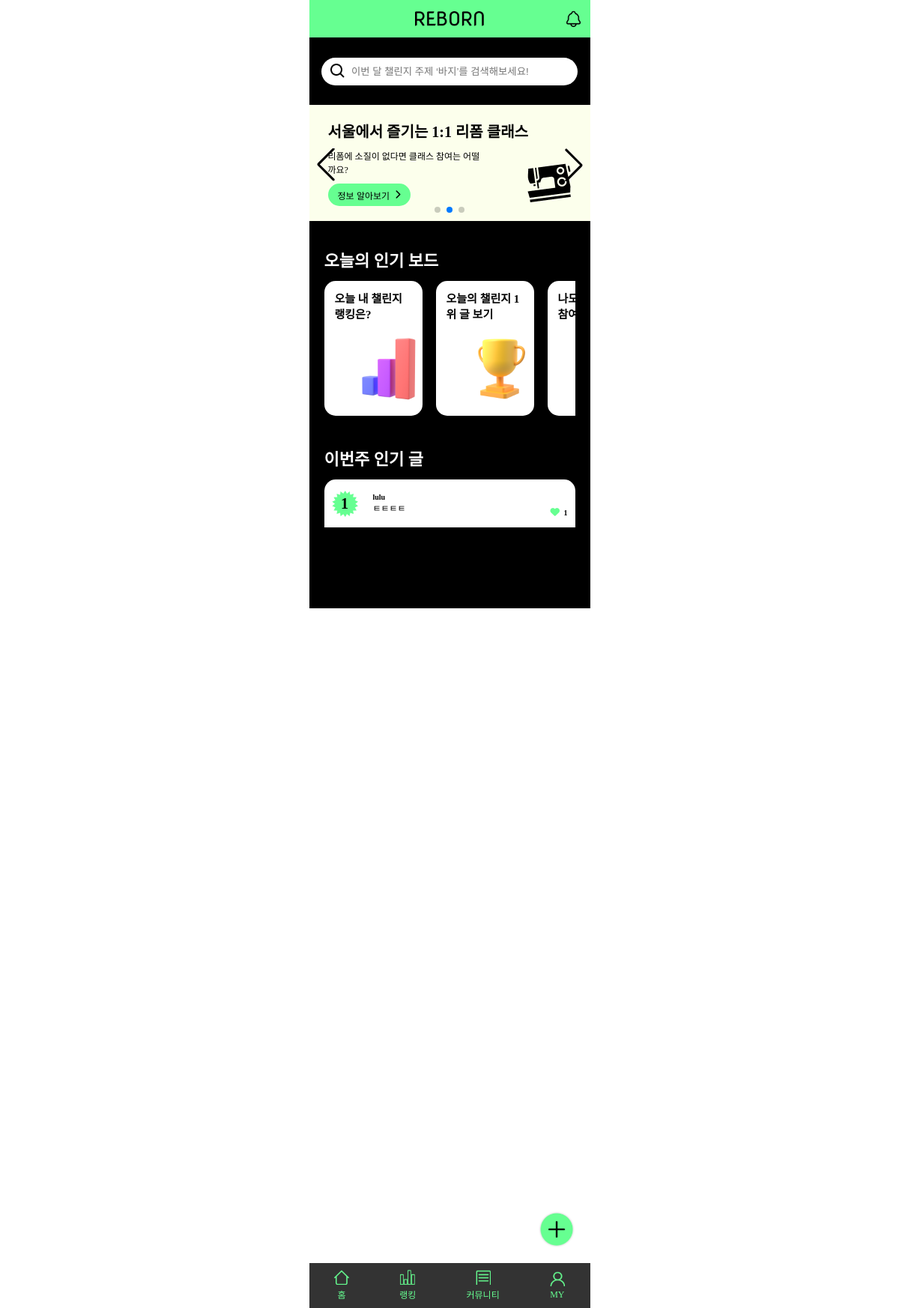
/, run on an earlier commit of the app's database.
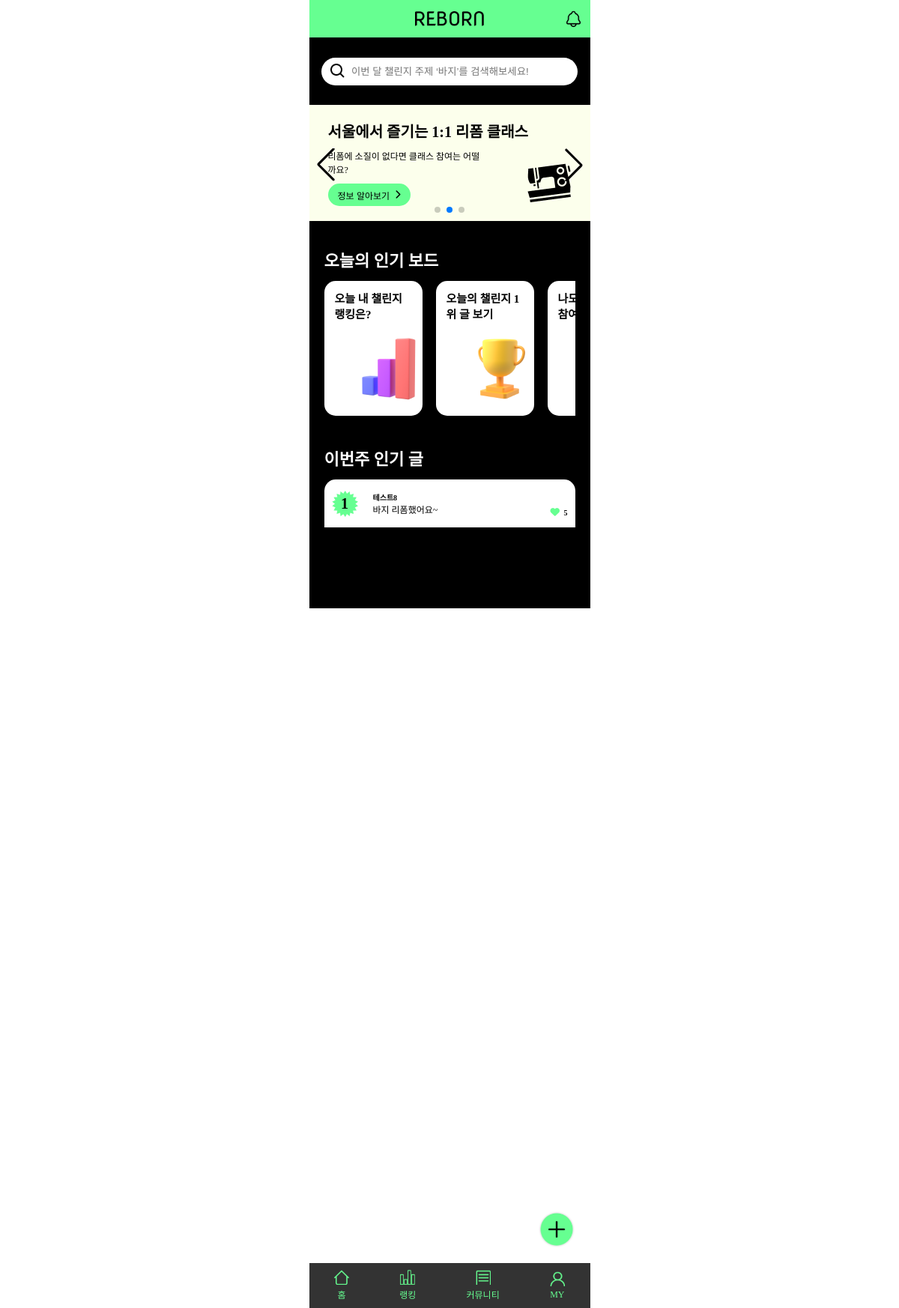
And on a later commit of the database.
### mainApp/models.py (models this page shows, shortened)
class Post(models.Model):
    title = models.CharField(max_length=50) # 글의 제목, 최대 길이는 50
    content = models.TextField() # 글의 본문
    created_at = models.DateTimeField(auto_now_add=True) # 생성일자
    author = models.ForeignKey(to = User, on_delete = models.CASCADE, related_name = "posts")
    category = models.ManyToManyField(to = Category, through = "PostCategory", related_name = "posts")
    like = models.ManyToManyField(to = User, through = "Like", related_name="liked_posts")
    image = models.ImageField(upload_to = upload_filepath, blank = True) # 이미지 업로드
    file = models.FileField(upload_to = upload_filepath, blank = True ) # 파일 업로드

### accountApp/models.py (models this page shows, shortened)
class User(AbstractBaseUser):
    email = models.EmailField(
        verbose_name='email',
        max_length=255,
        unique=True,
    )
    nickname = models.CharField(max_length=20)
    image = models.ImageField()
    is_active = models.BooleanField(default=True)
    is_admin = models.BooleanField(default=False)
    objects = UserManager()
    USERNAME_FIELD = 'email'
    REQUIRED_FIELDS = ['image', 'nickname']

### mainApp/views.py (the view)
# urls.py: path('', main, name='main'),
def main(request):
    users = User.objects.all()
    today = date.today()
    start_of_week = today - timedelta(days=today.weekday())
    weekly_posts = Post.objects.filter(created_at__date__gte=start_of_week) \
                .annotate(like_count=models.Count('like')) \
                .order_by('-like_count', '-id')[:3]
    today_posts = Post.objects.filter(created_at__date=today) \
                .annotate(like_count=models.Count('like')) \
                .order_by('-like_count', '-id')
    day_most_liked_post = today_posts.first()
    if  today_posts.filter(author=request.user.id):
        user_post = today_posts.filter(author=request.user.id).first()
    else :
        user_post = 0
    user_post_rank = list(today_posts).index(user_post) + 1 if user_post else 0
    query = request.GET.get('query', '')
    if query:
        posts = posts.filter(Q(title__icontains=query) | Q(content__icontains=query))
    return render(request, "mainApp/main.html", {'object_list': users, 'day_most_liked_post':day_most_liked_post,
                                                'weekly_posts':weekly_posts, 'user_post_rank':user_post_rank, 'query': query})

### mainApp/templates/mainApp/main.html (shortened to what this page needs)
<!DOCTYPE html>
{% load static %}
<html lang="en">
<head>
    <link rel="stylesheet" href="{% static 'css/hyunh.css' %}">
    <link rel="stylesheet" href="https://cdnjs.cloudflare.com/ajax/libs/font-awesome/6.0.0-beta3/css/all.min.css">
    <link rel="stylesheet" href="https://unpkg.com/swiper/swiper-bundle.min.css">
</head>
<body>
    <header class="community_header">
        <div class="community_header_left"></div>
        <a class="community_header_logo"><img src="../../../media/REBORN.png" alt="REBORN"></a>
        <a href="{% url 'mainApp:notice' %}" class="community_header_notice"><img src="../../../media/noticeBell.png" alt="알림"></a>
    </header>
    <main class="community_main">
        <form method="get" action="{% url 'mainApp:challengeList' %}" class="mainpg_main_search">
            <input type="text" id="query" name="query" value="{{ request.GET.query }}"
                class="community_main_search_input" placeholder="이번 달 챌린지 주제 ‘바지’를 검색해보세요!">
        </form>
        <div class="community_main_scroll">
            <section class="swiper-container">
                <div class="swiper-wrapper">
                    <div class="swiper-slide">
                        <img src="../../../media/mainBanner2.png" alt="배너2">
                        <div class="swiper-content">
                            <p class="swiper-content-title">서울에서 즐기는 1:1 리폼 클래스</p>
                            <p class="swiper-content-text">리폼에 소질이 없다면 클래스 참여는 어떨까요?</p>
                            <button class="swiper-content-btn">정보 알아보기 <i
                                    class="fa-solid fa-chevron-right"></i></button>
                        </div>
                    </div>
                </div>
                <div class="swiper-button-next"></div>
                <div class="swiper-button-prev"></div>
                <div class="swiper-pagination"></div>
            </section>
            <section class="mainpg_main_today">
                <div class="mainpg_main_today_title">오늘의 인기 보드</div>
                <div class="mainpg_main_today_content">
                    <div class="mainpg_main_today_item">
                        <p>오늘 내 챌린지 랭킹은?</p>
                        <img src="../../../media/today1.png" alt="랭킹">
                    </div>
                    <div class="mainpg_main_today_item">
                        <a href="{% url 'mainApp:challengeList' %}">
                            <p>오늘의 챌린지 1위 글 보기</p>
                            <img src="../../../media/today2.png" alt="랭킹">
                        </a>
                    </div>
                    <div class="mainpg_main_today_item">
                        <a href="{% url 'mainApp:create' %}">
                            <p>나도 챌린지에 참여하기</p>
                        </a>
                    </div>
                </div>
            </section>
            <section class="mainpg_main_today_post">
                <div class="mainpg_main_today_title">이번주 인기 글</div>
                <div class="mainpg_main_today_post_item">
                    {% if weekly_posts %}
                    {% for post in weekly_posts %}
                    <div class="mainpg_main_today_post_content">
                        <div class="mainpg_main_today_post_content_i">
                            <div class="post-rank">
                                <span class="rank">{{ forloop.counter }}</span>
                            </div>
                            <div class="post-container">
                                <div class="post-details">
                                    <p class="post-details-nickname"> {{ post.author.nickname }} </p>
                                    <p class="post-details-posttitle"><a href="{% url 'mainApp:detail' post.id %}">
                                            {{ post.title }}</a></p>
                                </div>
                            </div>
                        </div>
                        <div class="post-heart"><i class="fas fa-heart fa-lg"></i>{{ post.like.count }} </div>
                    </div>
                    {% endfor %}
                    {% endif %}
                </div>
            </section>
        </div>
        <div class="mainpg_create_post">
            <div class="mainpg_create_post">
                <img src="../../../media/postToggleBtn.png" alt="더보기 버튼" id="post_toggleButton">
            </div>
        </div>
    </main>
    <footer class="community_footer">
        <div class="community_footer_home">
            <a href="{% url 'mainApp:main' %}">
                <img src="../../../media/Home.png" alt="홈" width="20px" height="20px">
            </a>
            <p>홈</p>
        </div>
        <div class="community_footer_rank">
            <a href="{% url 'mainApp:ranking' %}">
                <img src="../../../media/Rank.png" alt="랭킹" width="20px" height="20px">
            </a>
            <p>랭킹</p>
        </div>
        <div class="community_footer_community">
            <a href="{% url 'mainApp:tipList' %}">
                <img src="../../../media/Community.png" alt="커뮤니티" width="20px" height="20px">
            </a>
            <p>커뮤니티</p>
        </div>
        <div class="community_footer_my">
            {% if not user.is_authenticated %}
            <a href="{% url 'accountApp:login' %}">
                <img src="../../../media/My.png" alt="마이" width="20px" height="20px">
            </a>
            {% else %}
            <a href="{% url 'accountApp:detail' pk=user.pk %}">
                <img src="../../../media/My.png" alt="마이" width="20px" height="20px">
            </a>
            {% endif %}
            <p>MY</p>
        </div>
    </footer>
</body>
</html>

### static/css/hyunh.css (style rules this page uses)
body { width: 375px; height: 812px; margin: 0 auto; font-family: "Noto Sans KR"; font-style: normal; }
p { margin: 0; }
a { text-decoration: none; color: inherit; }
.community_header { display: flex; justify-content: space-between; align-items: center; background-color: #66FF91; padding: 0 10px; height: 50px; }
.community_header_left { width: 25px; height: 26px; }
.community_header_logo { height: 20px; }
.community_header_logo img { height: 20px; }
.community_header_notice { width: 25px; height: 26px; }
.community_header_notice img { width: 25px; height: 26px; }
.community_main { background-color: #000; height: 762px; }
.community_main_search_input { width: 300px; height: 35px; border-radius: 40px; border: none; padding-left: 40px; background: url('../../../media/searchBlack.png') no-repeat left center; background-size: 24px; background-position: 10px center; background-color: #fff; }
.community_main_scroll { height: 74%; overflow-y: auto; }
.community_footer { position: fixed; bottom: 0; background-color: rgb(0, 0, 0, 0.8); width: 375px; height: 60px; display: flex; justify-content: space-around; align-items: center; }
.community_footer_home, .community_footer_rank, .community_footer_community, .community_footer_my { display: grid; justify-items: center; color: #66FF91; font-size: 12px; }
.mainpg_main_search { height: 70px; display: flex; justify-content: center; align-items: center; padding-top: 10px; padding-bottom: 10px; }
.swiper-button-next, .swiper-button-prev { color: #000 !important; }
.swiper-button-next { right: 0 !important; }
.swiper-button-prev { left: 0 !important; }
.swiper-button-next::after, .swiper-button-prev::after { font-size: 20px !important; }
.swiper-pagination { height: 20px !important; position: relative !important; bottom: 30px !important; }
.swiper-content { position: absolute; top: 20px; left: 25px; }
.swiper-content p { margin-bottom: 10px; }
.swiper-content-title { font-size: 20px; font-weight: bold; }
.swiper-content-text { font-size: 12px; width: 210px; }
.swiper-content-btn { width: 110px; height: 30px; border-radius: 50px; background: #66FF91; display: flex; justify-content: space-evenly; align-items: center; border: none; font-size: 12px; }
.swiper-container { width: 100%; height: 160px; overflow-x: hidden; position: relative; overflow-y: hidden; }
.mainpg_main_today { padding: 30px 20px 20px 20px; }
.mainpg_main_today_title { font-size: 22px; font-weight: bold; color: #fff; margin-bottom: 13px; }
.mainpg_main_today_content { display: flex; overflow-x: auto; }
.mainpg_main_today_item { background-color: #fff; width: 140px; height: 180px; border-radius: 15px; }
.mainpg_main_today_item:not(:last-child) { margin-right: 18px; }
.mainpg_main_today_item p { width: 98px; padding-top: 12px; padding-left: 14px; font-size: 15px; font-weight: bold; }
.mainpg_main_today_item img { width: 90px; height: 90px; margin-left: 41px; margin-top: 20px; }
.mainpg_main_today_post { height: 230px; padding: 20px; }
.mainpg_main_today_post_item { width: 315px; background-color: #fff; border-radius: 15px; padding: 5px 10px 15px 10px; }
.mainpg_main_today_post_content { display: flex; width: 100%; justify-content: space-between; padding-top: 10px; }
.mainpg_main_today_post_content:not(:last-child) { padding-bottom: 15px; border-bottom: 0.25px solid #000; }
.post-rank { width: 35px; height: 35px; display: flex; align-items: center; justify-content: center; background: url('../../media/rank_num.png') no-repeat; background-size: 35px; background-position: center; font-weight: bold; font-size: 20px; }
.post-heart { display: flex; align-items: end; justify-content: flex-end; font-weight: bold; font-size: 10px; width: 50px; }
.post-heart i { display: block; color: #66FF91; padding: 0 4px; width: 14px; height: 6px; }
.post-details { padding-left: 10px; }
.post-details-nickname { font-size: 10px; font-weight: bold; }
.post-details-posttitle { font-size: 12px; font-weight: 500; }
.mainpg_main_today_post_content_i { display: flex; align-items: center; }
.post-container { display: flex; align-items: center; padding-left: 10px; }
.mainpg_create_post { width: 375px; height: 50px; position: fixed; bottom: 80px; display: flex; justify-content: flex-end; }
.mainpg_create_post img { width: 50px; height: 50px; padding-right: 20px; cursor: pointer; }
#post_toggleButton { transition: transform 0.3s ease-out; }

What changed in the data, as far as the page shows it:
no longer on this page (row unchanged): Post: author.nickname "lulu", title "ㅌㅌㅌㅌ", like.count "1"
added Post: author.nickname "테스트8", title "바지 리폼했어요~", like.count "5"
